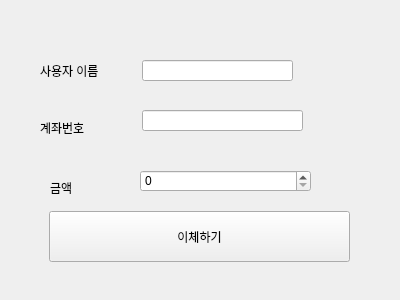
<?xml version="1.0" encoding="UTF-8"?>
<ui version="4.0">
 <class>AccountTransferWindow</class>
 <widget class="QWidget" name="AccountTransferWindow">
  <property name="geometry">
   <rect>
    <x>0</x>
    <y>0</y>
    <width>400</width>
    <height>300</height>
   </rect>
  </property>
  <property name="windowTitle">
   <string>AccountTransferWindow</string>
  </property>
  <widget class="QLabel" name="label">
   <property name="geometry">
    <rect>
     <x>40</x>
     <y>60</y>
     <width>71</width>
     <height>21</height>
    </rect>
   </property>
   <property name="text">
    <string>사용자 이름</string>
   </property>
  </widget>
  <widget class="QLabel" name="label_2">
   <property name="geometry">
    <rect>
     <x>40</x>
     <y>120</y>
     <width>58</width>
     <height>16</height>
    </rect>
   </property>
   <property name="text">
    <string>계좌번호</string>
   </property>
  </widget>
  <widget class="QLabel" name="label_3">
   <property name="geometry">
    <rect>
     <x>50</x>
     <y>180</y>
     <width>58</width>
     <height>16</height>
    </rect>
   </property>
   <property name="text">
    <string>금액</string>
   </property>
  </widget>
  <widget class="QPushButton" name="pushButton">
   <property name="geometry">
    <rect>
     <x>49</x>
     <y>211</y>
     <width>301</width>
     <height>51</height>
    </rect>
   </property>
   <property name="text">
    <string>이체하기</string>
   </property>
  </widget>
  <widget class="QLineEdit" name="userName">
   <property name="geometry">
    <rect>
     <x>142</x>
     <y>60</y>
     <width>151</width>
     <height>21</height>
    </rect>
   </property>
  </widget>
  <widget class="QLineEdit" name="AccountNumber">
   <property name="geometry">
    <rect>
     <x>142</x>
     <y>110</y>
     <width>161</width>
     <height>21</height>
    </rect>
   </property>
  </widget>
  <widget class="QSpinBox" name="amount">
   <property name="geometry">
    <rect>
     <x>140</x>
     <y>170</y>
     <width>171</width>
     <height>22</height>
    </rect>
   </property>
  </widget>
 </widget>
 <resources/>
 <connections>
  <connection>
   <sender>pushButton</sender>
   <signal>clicked()</signal>
   <receiver>AccountTransferWindow</receiver>
   <slot>transfer()</slot>
   <hints>
    <hint type="sourcelabel">
     <x>199</x>
     <y>236</y>
    </hint>
    <hint type="destinationlabel">
     <x>199</x>
     <y>149</y>
    </hint>
   </hints>
  </connection>
 </connections>
 <slots>
  <slot>transfer()</slot>
 </slots>
</ui>
